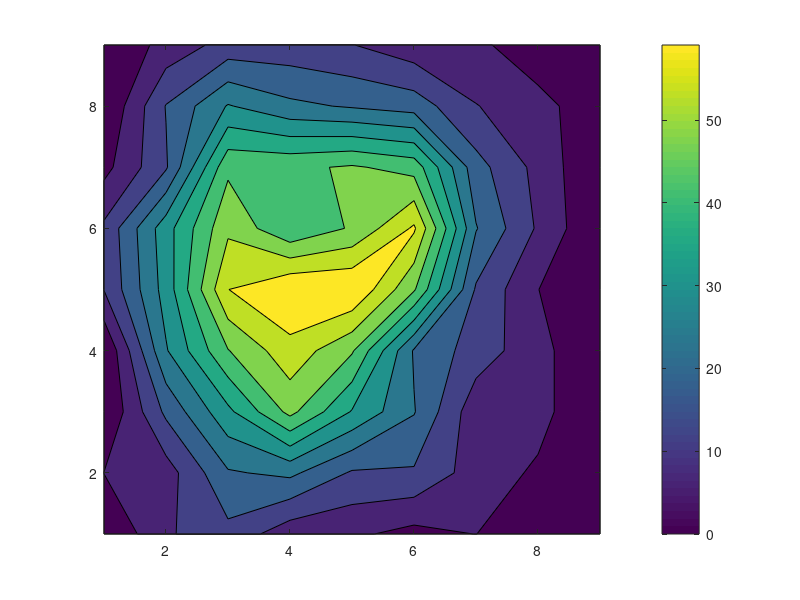

The MATLAB script that drew this image:
%a=[0 0 0 0 0 0 0 0 0;
%   0 0 0 3 19 20 12 0 0;
%   0 0 6 15 26 25 13 0 0;
%   6 14 24 35 35 28 15 5 0;
%   0 11 22 20 23 15 0 0 0;
%   0 9 11 9 11 5 0 0 0;
%	0 0 0 0 0 0 0 0 0;
%	0 0 0 0 0 0 0 0 0;
%	0 0 0 0 0 0 0 0 0];
a=[0 8 14 14 12 8 8 0 0;
   0 18 30 25 23 21 12 9 0;
   4 17 46 46 48 45 20 10 0;
   13 33 52 42 48 60 24 11 0;
   12 32 59 65 65 48 17 6 0;
   0 29 47 57 48 23 15 8 0;
   0 19 34 49 35 24 8 8 0;
   6 9 23 25 17 17 9 5 0;
   0 11 16 8 7 4 6 0 0];

a1=a;
a1(:,1:4)=0;
%a1(11,4)=1.5;
%for row=1:16
%for col=1:16
%   if a(row,col)<6
%		anew(row,col)=0;
%	else
%		anew(row,col)=a(row,col)-6;
%end
%end
%end
%anew(10,4)=.7;
anew=a1;
aflipped=flipud(anew);
%aflipped=rot90(aflipped);
%aflipped=rot90(aflipped);
%aflipped=rot90(aflipped);
%aflipped=conv2(aflipped,1/3*ones(1,3),'same');
figure(16)
%imagesc(a1)
contourf(flipud(a))
colorbar
